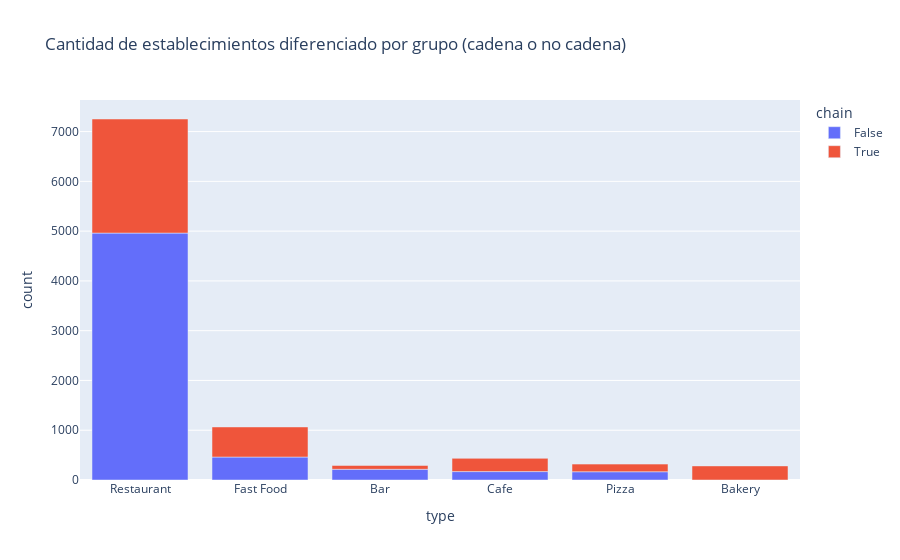

Notebook source saved alongside this figure:
### Code cell
#graficando la proporción de los tipos de establecimientos por grupo (si son cadena o no)
fig = px.bar(type_list, x="type", y="count", color="chain", title="Cantidad de establecimientos diferenciado por grupo (cadena o no cadena)")
fig.show()

### Figure 1 — Plotly figure (JSON) as saved in the notebook; plotly's stock layout.template omitted (floating-point values rounded to 4 significant figures)
{"data": [{"alignmentgroup": "True", "hovertemplate": "chain=False<br>type=%{x}<br>count=%{y}<extra></extra>", "legendgroup": "False", "marker": {"color": "#636efa", "pattern": {"shape": ""}}, "name": "False", "offsetgroup": "False", "orientation": "v", "showlegend": true, "textposition": "auto", "type": "bar", "x": ["Restaurant", "Fast Food", "Bar", "Cafe", "Pizza"], "xaxis": "x", "y": [4961, 461, 215, 169, 166], "yaxis": "y"}, {"alignmentgroup": "True", "hovertemplate": "chain=True<br>type=%{x}<br>count=%{y}<extra></extra>", "legendgroup": "True", "marker": {"color": "#EF553B", "pattern": {"shape": ""}}, "name": "True", "offsetgroup": "True", "orientation": "v", "showlegend": true, "textposition": "auto", "type": "bar", "x": ["Restaurant", "Fast Food", "Bakery", "Cafe", "Pizza", "Bar"], "xaxis": "x", "y": [2292, 605, 283, 266, 153, 77], "yaxis": "y"}], "layout": {"barmode": "relative", "legend": {"title": {"text": "chain"}, "tracegroupgap": 0}, "title": {"text": "Cantidad de establecimientos diferenciado por grupo (cadena o no cadena)"}, "xaxis": {"anchor": "y", "domain": [0, 1], "title": {"text": "type"}}, "yaxis": {"anchor": "x", "domain": [0, 1], "title": {"text": "count"}}}}
